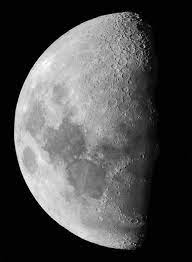
%> input picture Image Enhanacement/Histogram Equalization/Adaptive Transformation/moon.jpeg, 192 x 262 px
$ octave adaptive_transformation.m   (GNU Octave 9; MATLAB toolbox functions it lacks are replaced by stand-ins)
%> lines starting %> are read from the running program, lines starting %| are printed output that depends on the picture
%convert image into rgb and plotting it
A = rgb2gray(imread('moon.jpeg'));
%> A: size 262x192 uint8; min 0, max 255, mean 75.7
figure;
imshow(A,[]);
title('Original Image');

mean_A = mean2(A);
%> mean_A = 75.66
std_A = std2(A);
%> std_A = 61.61

%creating image of size of image A
[R C] = size(A);
%> R = 262; C = 192
B = zeros(R,C);

filter_size = 15;
L =256;

k = 0.5;
for i=1:1:R - filter_size
    for j =1:1:C - filter_size

        %extracting the block of size (filter_size * filter_size
        block = A(i : i + (filter_size-1), j : j + (filter_size-1));
        mean_block = mean2(block);
        std_block = std2(block);
        A_Sxy = (k * mean_A)/std_block; %calculating A_Sxy that will decide how much we need to enhance that block

        %enhancing the extracted block
        enhanced_block = (A_Sxy * (block - mean_block)) + mean_block;
        %placing that enhanced block into new image B
        B(i : i + (filter_size-1), j : j + (filter_size-1)) = enhanced_block;

    end
end
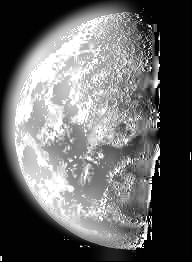
%> B: size 262x192 double; min 0, max 255, mean 102.8

%plotting image B
figure;
imshow(B,[]);
title('Enahnced Image using Statistics');
